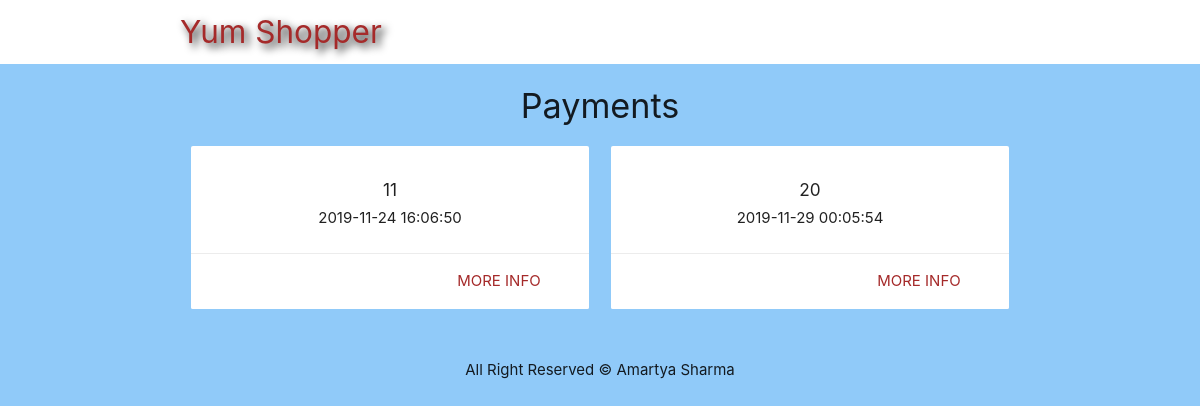
The page /pay_details1.php?id=2227 on the database its author committed.
### tables this page shows
CREATE TABLE `payment` (
  `payment_id` int(8) NOT NULL,
  `customer_id` int(4) NOT NULL,
  `pdate` datetime NOT NULL DEFAULT current_timestamp(),
  `amount` int(8) NOT NULL,
  `mode` varchar(255) NOT NULL,
  `bill_no` int(9) NOT NULL
);

### pay_details1.php (the view, shortened to what this page needs)
<?php
	include('config/db_connect_admin.php');
	if (isset($_GET['id'])) {
		$c_id = mysqli_real_escape_string($connect, $_GET['id']);
		$pay_sql = "SELECT payment_id, pdate FROM payment WHERE customer_id = $c_id ORDER BY payment_id";
		$pay_result = mysqli_query($connect, $pay_sql);
		$payment = mysqli_fetch_all($pay_result, MYSQLI_ASSOC);
	}
?>
<!DOCTYPE html>
<html>
	<?php include('templates/header.php'); ?>
	<h4 class="center darkslategray-text">Payments</h4>
	<div class="container">
		<div class="row">
			<?php if($payment): ?>
				<?php foreach ($payment as $pmt): ?>
					<div class="col s6 md3">
						<div class="card z-depth-0">
							<div class="card-content center">
								<h6><?php echo htmlspecialchars($pmt['payment_id']); ?></h6>
								<p><?php echo date($pmt['pdate']); ?></p>
							</div>
							<div class="card-action right-align">
								<a class="brand-text" href="pay_details2.php?id=<?php echo $pmt['payment_id']?>">more info</a>
							</div>
						</div>
					</div>
				<?php endforeach; ?>
			<?php else: ?>
 				<h5 class="center">No payments done by this customer</h5>
 			<?php endif; ?>
		</div>
	</div>
	<?php include('templates/footer.php'); ?>
</html>

### templates/header.php (style rules this page uses)
.brand-text { color: #A52A2A !important; }

### rows shown on the page
payment: payment_id "11", pdate "2019-11-24 16:06:50"
payment: payment_id "20", pdate "2019-11-29 00:05:54"
